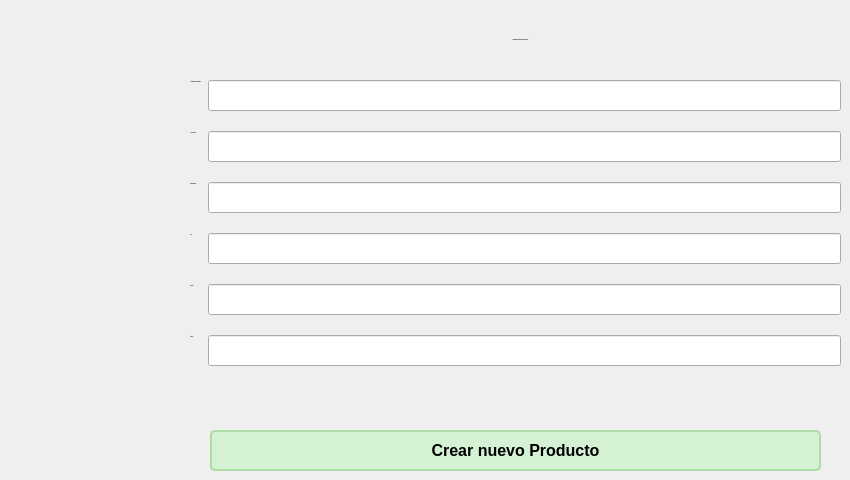
    <widget class="QWidget" name="page_nuevo_producto">
     <widget class="QLabel" name="label_30">
      <property name="geometry">
       <rect>
        <x>370</x>
        <y>30</y>
        <width>301</width>
        <height>20</height>
       </rect>
      </property>
      <property name="font">
       <font>
        <pointsize>-1</pointsize>
        <weight>75</weight>
        <bold>true</bold>
       </font>
      </property>
      <property name="autoFillBackground">
       <bool>false</bool>
      </property>
      <property name="text">
       <string>Formulario para nuevo producto</string>
      </property>
      <property name="alignment">
       <set>Qt::AlignCenter</set>
      </property>
     </widget>
     <widget class="QWidget" name="formLayoutWidget_4">
      <property name="geometry">
       <rect>
        <x>190</x>
        <y>80</y>
        <width>651</width>
        <height>321</height>
       </rect>
      </property>
      <layout class="QFormLayout" name="formLayout_4">
       <property name="verticalSpacing">
        <number>20</number>
       </property>
       <item row="0" column="0">
        <widget class="QLabel" name="label_31">
         <property name="font">
          <font>
           <pointsize>-1</pointsize>
           <weight>75</weight>
           <bold>true</bold>
          </font>
         </property>
         <property name="autoFillBackground">
          <bool>false</bool>
         </property>
         <property name="text">
          <string>Nombre del producto:</string>
         </property>
         <property name="alignment">
          <set>Qt::AlignCenter</set>
         </property>
        </widget>
       </item>
       <item row="0" column="1">
        <widget class="QLineEdit" name="nuevo_producto_nombre_producto">
         <property name="enabled">
          <bool>true</bool>
         </property>
         <property name="font">
          <font>
           <pointsize>14</pointsize>
          </font>
         </property>
         <property name="readOnly">
          <bool>false</bool>
         </property>
        </widget>
       </item>
       <item row="1" column="0">
        <widget class="QLabel" name="label_32">
         <property name="font">
          <font>
           <pointsize>-1</pointsize>
           <weight>75</weight>
           <bold>true</bold>
          </font>
         </property>
         <property name="autoFillBackground">
          <bool>false</bool>
         </property>
         <property name="text">
          <string>Proveedor:</string>
         </property>
         <property name="alignment">
          <set>Qt::AlignCenter</set>
         </property>
        </widget>
       </item>
       <item row="2" column="0">
        <widget class="QLabel" name="label_33">
         <property name="font">
          <font>
           <pointsize>-1</pointsize>
           <weight>75</weight>
           <bold>true</bold>
          </font>
         </property>
         <property name="autoFillBackground">
          <bool>false</bool>
         </property>
         <property name="text">
          <string>Descripción: </string>
         </property>
         <property name="alignment">
          <set>Qt::AlignCenter</set>
         </property>
        </widget>
       </item>
       <item row="2" column="1">
        <widget class="QLineEdit" name="nuevo_producto_descripcion">
         <property name="font">
          <font>
           <pointsize>14</pointsize>
          </font>
         </property>
        </widget>
       </item>
       <item row="3" column="0">
        <widget class="QLabel" name="label_34">
         <property name="font">
          <font>
           <pointsize>-1</pointsize>
           <weight>75</weight>
           <bold>true</bold>
          </font>
         </property>
         <property name="autoFillBackground">
          <bool>false</bool>
         </property>
         <property name="text">
          <string>IVA: </string>
         </property>
         <property name="alignment">
          <set>Qt::AlignCenter</set>
         </property>
        </widget>
       </item>
       <item row="3" column="1">
        <widget class="QLineEdit" name="nuevo_producto_iva">
         <property name="font">
          <font>
           <pointsize>14</pointsize>
          </font>
         </property>
        </widget>
       </item>
       <item row="4" column="1">
        <widget class="QLineEdit" name="nuevo_producto_precio">
         <property name="font">
          <font>
           <pointsize>14</pointsize>
          </font>
         </property>
        </widget>
       </item>
       <item row="4" column="0">
        <widget class="QLabel" name="label_35">
         <property name="font">
          <font>
           <pointsize>-1</pointsize>
           <weight>75</weight>
           <bold>true</bold>
          </font>
         </property>
         <property name="autoFillBackground">
          <bool>false</bool>
         </property>
         <property name="text">
          <string>Precio: </string>
         </property>
         <property name="alignment">
          <set>Qt::AlignCenter</set>
         </property>
        </widget>
       </item>
       <item row="5" column="0">
        <widget class="QLabel" name="label_36">
         <property name="font">
          <font>
           <pointsize>-1</pointsize>
           <weight>75</weight>
           <bold>true</bold>
          </font>
         </property>
         <property name="autoFillBackground">
          <bool>false</bool>
         </property>
         <property name="text">
          <string>Stock: </string>
         </property>
         <property name="alignment">
          <set>Qt::AlignCenter</set>
         </property>
        </widget>
       </item>
       <item row="5" column="1">
        <widget class="QLineEdit" name="nuevo_producto_stock">
         <property name="font">
          <font>
           <pointsize>14</pointsize>
          </font>
         </property>
         <property name="text">
          <string/>
         </property>
         <property name="readOnly">
          <bool>false</bool>
         </property>
        </widget>
       </item>
       <item row="1" column="1">
        <widget class="QLineEdit" name="nuevo_producto_nombre_proveedor">
         <property name="font">
          <font>
           <pointsize>14</pointsize>
          </font>
         </property>
        </widget>
       </item>
      </layout>
     </widget>
     <widget class="QPushButton" name="nuevo_producto_btn_crear_nuevo_producto">
      <property name="geometry">
       <rect>
        <x>210</x>
        <y>430</y>
        <width>611</width>
        <height>41</height>
       </rect>
      </property>
      <property name="font">
       <font>
        <pointsize>-1</pointsize>
        <weight>75</weight>
        <bold>true</bold>
       </font>
      </property>
      <property name="styleSheet">
       <string notr="true">QPushButton {
    background-color: #D4F1D3; /* Verde pastel claro */
    color: #000000;           /* Texto negro */
    font-size: 16px;          /* Tamaño de letra */
    font-weight: bold;        /* Texto en negrita */
    border-radius: 5px;       /* Bordes redondeados */
    padding: 8px 12px;        /* Espaciado interno */
    border: 2px solid #AEDCA6; /* Borde verde más oscuro */
}

QPushButton:hover {
    background-color: #BEE9B5; /* Fondo más oscuro al pasar el mouse */
}

QPushButton:pressed {
    background-color: #A5D59A; /* Fondo aún más oscuro al presionar */
    border: 2px solid #8ABB82; /* Cambio de borde al presionar */
}

QPushButton:disabled {
    background-color: #F0F5EF; /* Fondo gris verdoso para botones desactivados */
    color: #A0A0A0;           /* Texto gris claro */
    border: 2px solid #C6D3C2; /* Borde gris verdoso */
}</string>
      </property>
      <property name="text">
       <string>Crear nuevo Producto</string>
      </property>
     </widget>
    </widget>
